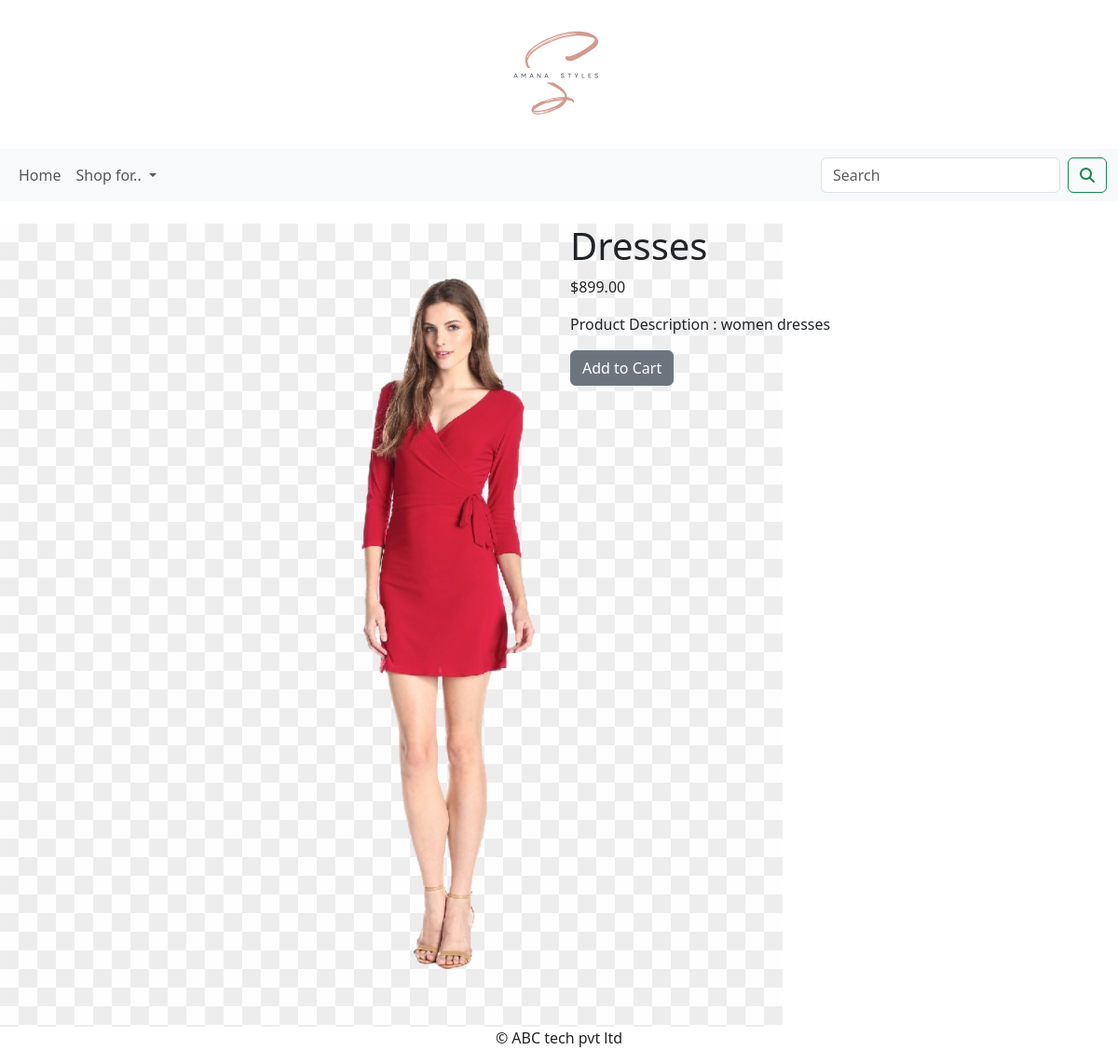
The page /shop/womens-apparels/dresses/ on the database its author committed.
### shopapp/models.py (models this page shows, shortened)
class Product(models.Model):
    name=models.CharField(max_length=250,unique=True)
    slug=models.SlugField(max_length=250,unique=True)
    descr=models.TextField(blank=True)
    price=models.DecimalField(max_digits=10,decimal_places=2)
    category=models.ForeignKey(Category,on_delete=models.CASCADE)
    image=models.ImageField(upload_to='product',blank=True)
    stock=models.IntegerField()
    available=models.BooleanField(default=True)
    created=models.DateTimeField(auto_now_add=True)
    updated=models.DateTimeField(auto_now=True)
    class Meta:
        ordering=('name',)
        verbose_name='product'
        verbose_name_plural='products'

### shopapp/views.py (the view)
# urls.py: path('<slug:c_slug>/<slug:product_slug>/',views.proDetail,name="ProdCatDetail"),
def proDetail(request,c_slug,product_slug):
    try:
        product=Product.objects.get(category__slug=c_slug,slug=product_slug)
    except Exception as e:
        raise e
    return render(request,'product.html',{'product':product})

### cart_app/context_processors.py (called while the page is built)
def counter(request):
    item_count=0
    if 'admin' in request.path:
        return{}
    else:
        try:
            cart=Cart.objects.filter(cart_id=_cart_id(request))
            cart_items=CartItem.objects.all().filter(cart=cart[ :1])
            for cart_item in cart_items:
                item_count += cart_item.quantity
        except Cart.DoesNotExist:
            item_count = 0
    return dict(item_count=item_count)

### cart_app/views.py (called while the page is built)
def _cart_id(request):
    cart=request.session.session_key
    if not cart:
        cart=request.session.create()
    return cart

### shopapp/context.py (called while the page is built)
def menu_links(request):
    links=Category.objects.all()
    return dict(links=links)

### shopapp/models.py (called while the page is built)
    def get_url(self):
        return reverse('shopapp:products_by_category',args=[self.slug])

### template/product.html (shortened to what this page needs)
{% extends 'base.html' %}
{% load static %}
{% block content %}
    <div class="row my_prod_row_class">
        <div class="container">
            <br>
            <div class="row">
                <div class="col-md-6 col-sm-4 col-md-4 col-lg-6">
                    <div style="min-width: 18rem">
                        <img src="{{product.image.url}}" alt="{{product.name}}">
                    </div>
                </div>
                <div class="col-md-6 col-sm-8 col-md-8 col-lg-6">
                    <h1 class="my_prod_title">{{product.name}}</h1>
                    <p class="text-justify">${{product.price}}</p>
                    <p class="text-justify my_prod_text">Product Description : {{product.descr}}</p>
                    {% if product.stock <= 0 %}
                        <p class="text-justify my_prod_text"><b>Out of Stock</b></p>
                    {% else %}
                        <a class="btn btn-secondary" href="{% url 'cart_app:add_cart' product.id %}">Add to Cart</a>
                    {% endif %}
                </div>
            </div>
        </div>
    </div>
{% endblock %}

### rows shown on the page
Product: image (picture), name "Dresses", price "899.00", descr "women dresses"
